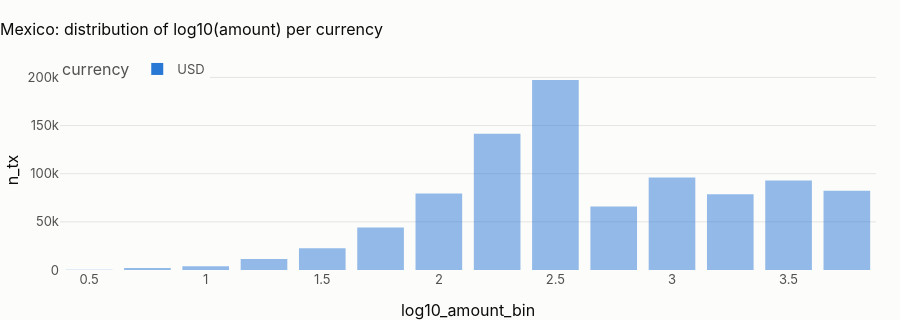

Notebook cell for this chart:
### Markdown cell above
## 2 · Amounts per currency

### Code cell
amt = pl.q("""select currency, count(*) as transactions, round(median(amount), 2) as median_amount,
                     round(quantile_cont(amount, 0.99), 2) as p99_amount, round(median(amount_usd), 2) as median_usd,
                     round(quantile_cont(amount_usd, 0.99), 2) as p99_usd
              from {int_transactions_enriched} group by 1 order by 2 desc""")
show(amt, paging=False)
dist = pl.q("""select currency, floor(log10(greatest(amount, 0.01)) * 4) / 4 as log10_amount_bin, count(*) as n_tx
               from {int_transactions_enriched} group by all order by 1, 2""")
fig = px.bar(
    dist,
    x="log10_amount_bin",
    y="n_tx",
    color="currency",
    barmode="overlay",
    title=f"{CTRY.title}: distribution of log10(amount) per currency",
)
fig.update_layout(height=320)
fig.show()
lo_usd, hi_usd = amt.median_usd.min(), amt.median_usd.max()
display(
    Markdown(
        (
            f"**In USD every currency has about the same median ({lo_usd:,.0f} to {hi_usd:,.0f}): amounts were "
            "generated in dollars and converted.** "
            if hi_usd <= 1.05 * lo_usd
            else f"**The USD medians differ by currency ({lo_usd:,.0f} to {hi_usd:,.0f}):** the currencies carry "
            "different behaviour, not only different units. "
        )
        + "Per-currency statistics are still the right default: a threshold in pesos and one in dollars cannot share a "
        "number, and a model fed raw `amount` across currencies would learn the currency, not the behaviour."
    )
)

### Figure 1 — Plotly figure (JSON) as saved in the notebook; plotly's stock layout.template omitted (floating-point values rounded to 4 significant figures)
{"data": [{"hovertemplate": "currency=USD<br>log10_amount_bin=%{x}<br>n_tx=%{y}<extra></extra>", "legendgroup": "USD", "marker": {"color": "#2a78d6", "opacity": 0.5, "pattern": {"shape": ""}}, "name": "USD", "orientation": "v", "showlegend": true, "textposition": "auto", "type": "bar", "x": [0.5, 0.75, 1.0, 1.25, 1.5, 1.75, 2.0, 2.25, 2.5, 2.75, 3.0, 3.25, 3.5, 3.75], "xaxis": "x", "y": [263, 1971, 3881, 11434, 22632, 44019, 79566, 141441, 197330, 65971, 96013, 78623, 92907, 82428], "yaxis": "y"}], "layout": {"barmode": "overlay", "height": 320, "legend": {"title": {"text": "currency"}, "tracegroupgap": 0}, "title": {"text": "Mexico: distribution of log10(amount) per currency"}, "xaxis": {"anchor": "y", "domain": [0.0, 1.0], "title": {"text": "log10_amount_bin"}}, "yaxis": {"anchor": "x", "domain": [0.0, 1.0], "title": {"text": "n_tx"}}}}
